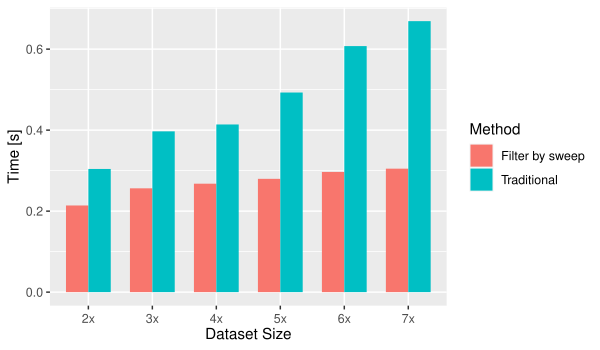

The R source for this figure:
library(tidyverse)
data0 = enframe(read_lines("Unbalance_Tester01.txt"), value="line")

data1 = data0 %>% filter(str_detect(line, 'INFO')) %>% filter(str_detect(line, 'END')) 

fields = c("tag","ts","runId","size1","size2","method","stage","time")
data2 = data1 %>% 
  separate(sep = "\\t", col = "line", into = fields, extra = "drop") %>%
  select(method, size2, time) %>%
  mutate(time = as.numeric(time) / 1000.0) %>%
  mutate(method = str_replace(method, "Sweeping", "Filter by sweep"))
  
data3 = data2 %>% group_by(method, size2) %>% summarise(time = mean(time)) %>%
        mutate(method = as.factor(method), size = as.factor(size2)) %>%
        mutate(size = recode(size,
                            "6K"  = "2x",
                            "9K"  = "3x",
                            "12K" = "4x",
                            "15K" = "5x",
                            "18K" = "6x",
                            "21K" = "7x")) 
size_order = factor(data3$size, level = c('2x','3x','4x','5x','6x','7x'))

p = ggplot(data3, aes(x = size_order, y = time, fill = method)) + 
  geom_col(width = 0.7, position="dodge") + 
  theme(axis.text.x = element_text(angle = 0, hjust = 0.5, vjust = 0.5)) +
  labs(x="Dataset Size", y="Time [s]") + 
  guides(fill=guide_legend(title="Method"))
plot(p)

W = as.numeric(Sys.getenv("R_WIDTH"))
H = as.numeric(Sys.getenv("R_HEIGHT"))
ggsave(paste0("Unbalance_Tester01.pdf"), width = W, height = H)
